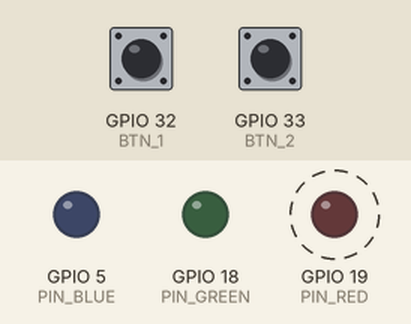
Simulated run of this sketch. Board: ESP32. On the bench: output pins drawn as LEDs (lit = HIGH). Dashed ring = blinking. The inputs (shaded band) are chosen by the test bench; at power-on: GPIO 32 (BTN_1) HIGH, GPIO 33 (BTN_2) HIGH.

Above: at 1.25 s.
1.3 s: GPIO 32 (BTN_1) pulled LOW for 0.15 s
At 1.52 s:
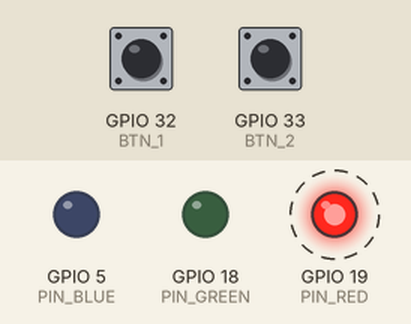
4.3 s: GPIO 33 (BTN_2) pulled LOW for 0.15 s
At 4.7 s:
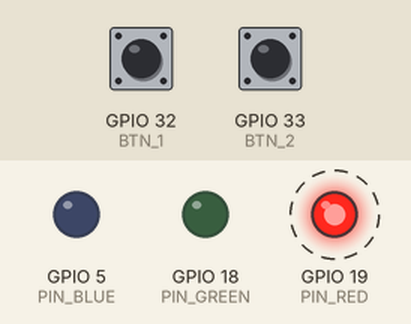
7.3 s: GPIO 33 (BTN_2) pulled LOW for 3.2 s
At 7.5 s:
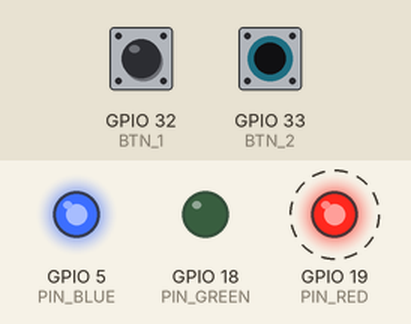
12.0 s: GPIO 32 (BTN_1) pulled LOW for 3.2 s
At 12.3 s:
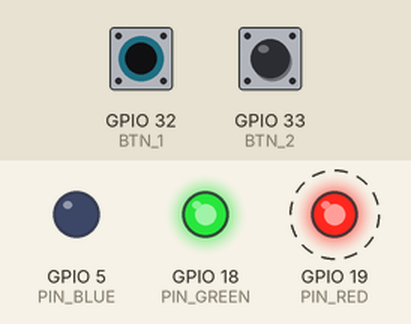
16.7 s: GPIO 32 (BTN_1) driven LOW and GPIO 33 (BTN_2) driven LOW
At 17.1 s:
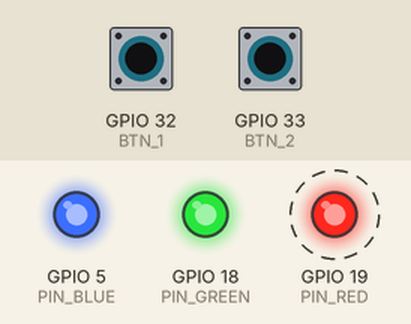
Timing chart, 0 to 20.7 s (numbered marks = the images above; inputs shaded):
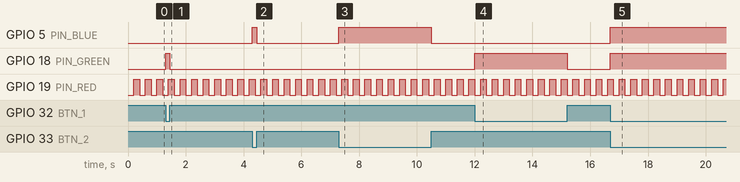

The sketch:

sketch.ino
```cpp
const int PIN_RED = 19;
const int PIN_GREEN = 18;
const int PIN_BLUE = 5;
const int BTN_1 = 32;
const int BTN_2 = 33;

unsigned long previousMillis = 0;
const long interval = 200;
bool redState = LOW;

void setup() {
  pinMode(PIN_RED, OUTPUT);
  pinMode(PIN_GREEN, OUTPUT);
  pinMode(PIN_BLUE, OUTPUT);
  pinMode(BTN_1, INPUT_PULLUP);
  pinMode(BTN_2, INPUT_PULLUP);
}

void loop() {
  unsigned long currentMillis = millis();

  if (currentMillis - previousMillis >= interval) {
    previousMillis = currentMillis;
    redState = !redState;
    digitalWrite(PIN_RED, redState);
  }

  if (digitalRead(BTN_1) == LOW) {
    digitalWrite(PIN_GREEN, HIGH);
  } else {
    digitalWrite(PIN_GREEN, LOW);
  }

  if (digitalRead(BTN_2) == LOW) {
    digitalWrite(PIN_BLUE, HIGH);
  } else {
    digitalWrite(PIN_BLUE, LOW);
  }
}
```

Measured:
- after the input at 1.3 s, GPIO 18 (PIN_GREEN): LOW → HIGH at once, → LOW 0.15 s later
- after the input at 4.3 s, GPIO 5 (PIN_BLUE): LOW → HIGH at once, → LOW 0.15 s later
- after the input at 7.3 s, GPIO 5 (PIN_BLUE): LOW → HIGH at once, → LOW 3.2 s later
- after the input at 12.0 s, GPIO 18 (PIN_GREEN): LOW → HIGH at once, → LOW 3.2 s later
- after the input at 16.7 s, GPIO 5 (PIN_BLUE), GPIO 18 (PIN_GREEN): LOW → HIGH at once
- by itself, GPIO 19 (PIN_RED): alternates HIGH for 0.20 s and LOW for 0.20 s
